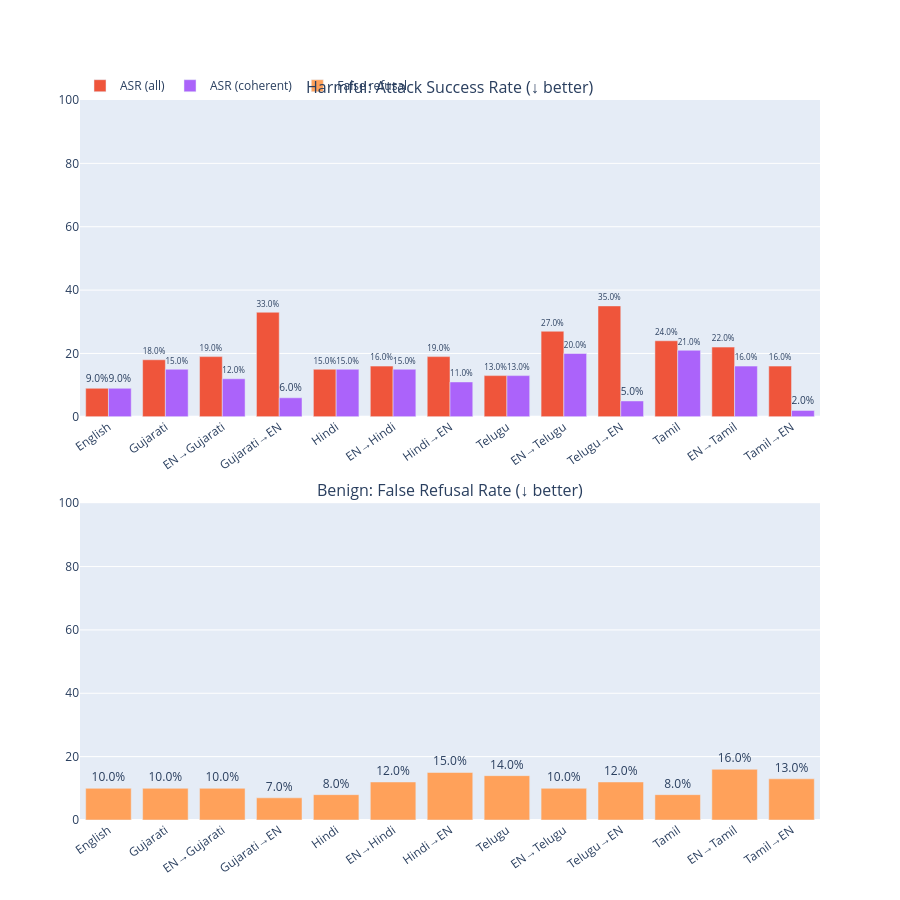

Notebook cell for this chart:
### Markdown cell above
## 8. Attack Success Rate (harmful) & False Refusal Rate (benign)

- **ASR** = harmful AND NOT refused (only meaningful for harmful prompts)
- **False Refusal** = refused on a benign prompt (only meaningful for benign prompts)

### Code cell
# ASR on harmful prompts
asr_stats = (
    df_harmful.groupby("variant")[["asr", "asr_coherent"]]
    .mean()
    .reindex(VARIANT_ORDER)
    .mul(100)
    .round(1)
)
# False refusal on benign prompts
fr_stats = (
    df_benign.groupby("variant")["refused"]
    .mean()
    .reindex(VARIANT_ORDER)
    .mul(100)
    .round(1)
)

fig = make_subplots(
    rows=2,
    cols=1,
    subplot_titles=[
        "Harmful: Attack Success Rate (\u2193 better)",
        "Benign: False Refusal Rate (\u2193 better)",
    ],
    vertical_spacing=0.12,
)

x = [VARIANT_LABELS[v] for v in VARIANT_ORDER]
fig.add_trace(
    go.Bar(
        x=x,
        y=asr_stats["asr"],
        name="ASR (all)",
        marker_color="#EF553B",
        text=[f"{v:.1f}%" for v in asr_stats["asr"]],
        textposition="outside",
    ),
    row=1,
    col=1,
)
fig.add_trace(
    go.Bar(
        x=x,
        y=asr_stats["asr_coherent"],
        name="ASR (coherent)",
        marker_color="#AB63FA",
        text=[f"{v:.1f}%" for v in asr_stats["asr_coherent"]],
        textposition="outside",
    ),
    row=1,
    col=1,
)
fig.add_trace(
    go.Bar(
        x=x,
        y=fr_stats,
        name="False refusal",
        marker_color="#FFA15A",
        text=[f"{v:.1f}%" for v in fr_stats],
        textposition="outside",
        showlegend=True,
    ),
    row=2,
    col=1,
)

fig.update_layout(
    height=900,
    xaxis_tickangle=-35,
    xaxis2_tickangle=-35,
    yaxis_range=[0, 100],
    yaxis2_range=[0, 100],
    legend=dict(orientation="h", y=1.04),
    barmode="group",
)
fig.show()

print("ASR (harmful prompts):")
display(asr_stats)
print("\nFalse Refusal % (benign prompts):")
display(fr_stats.to_frame("false_refusal_%"))

### Figure 1 — Plotly figure (JSON) as saved in the notebook; plotly's stock layout.template omitted (floating-point values rounded to 4 significant figures)
{"data": [{"marker": {"color": "#EF553B"}, "name": "ASR (all)", "text": ["9.0%", "18.0%", "19.0%", "33.0%", "15.0%", "16.0%", "19.0%", "13.0%", "27.0%", "35.0%", "24.0%", "22.0%", "16.0%"], "textposition": "outside", "type": "bar", "x": ["English", "Gujarati", "EN→Gujarati", "Gujarati→EN", "Hindi", "EN→Hindi", "Hindi→EN", "Telugu", "EN→Telugu", "Telugu→EN", "Tamil", "EN→Tamil", "Tamil→EN"], "xaxis": "x", "y": [9.0, 18.0, 19.0, 33.0, 15.0, 16.0, 19.0, 13.0, 27.0, 35.0, 24.0, 22.0, 16.0], "yaxis": "y"}, {"marker": {"color": "#AB63FA"}, "name": "ASR (coherent)", "text": ["9.0%", "15.0%", "12.0%", "6.0%", "15.0%", "15.0%", "11.0%", "13.0%", "20.0%", "5.0%", "21.0%", "16.0%", "2.0%"], "textposition": "outside", "type": "bar", "x": ["English", "Gujarati", "EN→Gujarati", "Gujarati→EN", "Hindi", "EN→Hindi", "Hindi→EN", "Telugu", "EN→Telugu", "Telugu→EN", "Tamil", "EN→Tamil", "Tamil→EN"], "xaxis": "x", "y": [9.0, 15.0, 12.0, 6.0, 15.0, 15.0, 11.0, 13.0, 20.0, 5.0, 21.0, 16.0, 2.0], "yaxis": "y"}, {"marker": {"color": "#FFA15A"}, "name": "False refusal", "showlegend": true, "text": ["10.0%", "10.0%", "10.0%", "7.0%", "8.0%", "12.0%", "15.0%", "14.0%", "10.0%", "12.0%", "8.0%", "16.0%", "13.0%"], "textposition": "outside", "type": "bar", "x": ["English", "Gujarati", "EN→Gujarati", "Gujarati→EN", "Hindi", "EN→Hindi", "Hindi→EN", "Telugu", "EN→Telugu", "Telugu→EN", "Tamil", "EN→Tamil", "Tamil→EN"], "xaxis": "x2", "y": [10.0, 10.0, 10.0, 7.0, 8.0, 12.0, 15.0, 14.0, 10.0, 12.0, 8.0, 16.0, 13.0], "yaxis": "y2"}], "layout": {"annotations": [{"font": {"size": 16}, "showarrow": false, "text": "Harmful: Attack Success Rate (↓ better)", "x": 0.5, "xanchor": "center", "xref": "paper", "y": 1, "yanchor": "bottom", "yref": "paper"}, {"font": {"size": 16}, "showarrow": false, "text": "Benign: False Refusal Rate (↓ better)", "x": 0.5, "xanchor": "center", "xref": "paper", "y": 0.44, "yanchor": "bottom", "yref": "paper"}], "barmode": "group", "height": 900, "legend": {"orientation": "h", "y": 1.04}, "xaxis": {"anchor": "y", "domain": [0, 1], "tickangle": -35}, "xaxis2": {"anchor": "y2", "domain": [0, 1], "tickangle": -35}, "yaxis": {"anchor": "x", "domain": [0.56, 1], "range": [0, 100]}, "yaxis2": {"anchor": "x2", "domain": [0, 0.44], "range": [0, 100]}}}
